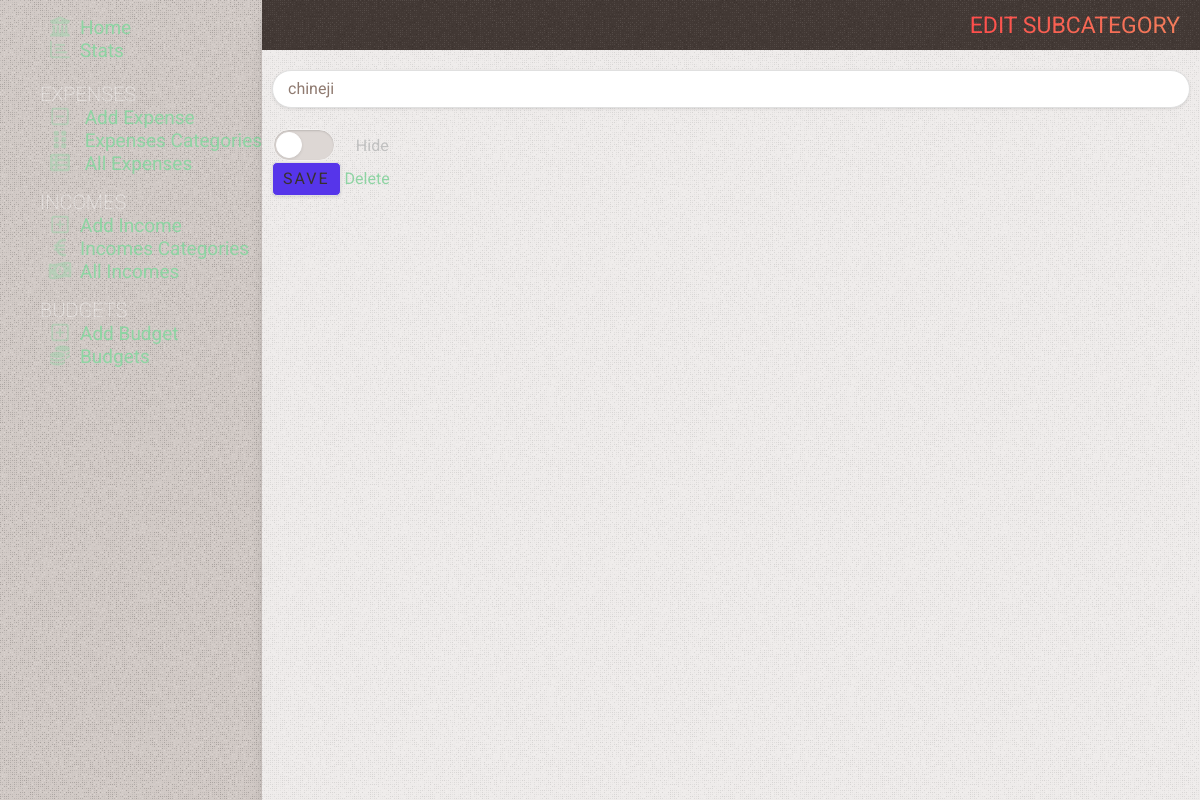
The app's page /edit-subcategory/21, older data.
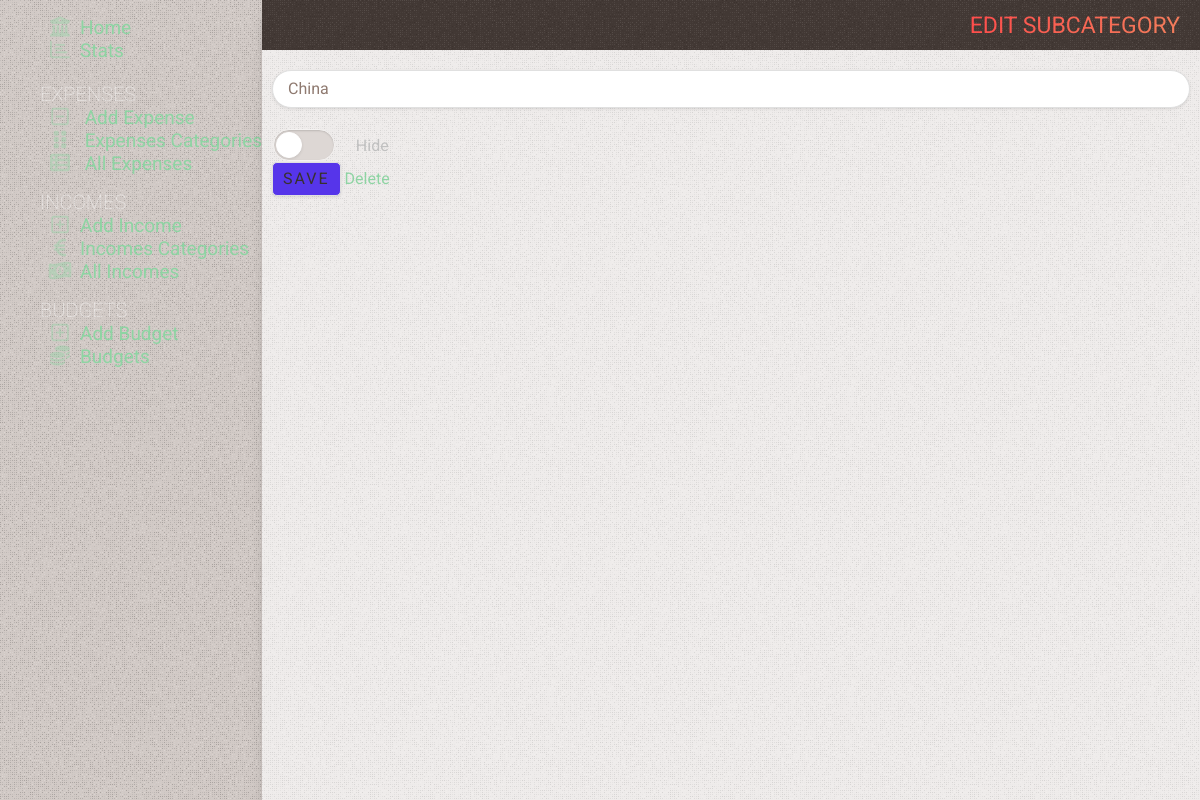
The same page, newer data.
### tables this page shows
CREATE TABLE subcategories
(
    id          INTEGER PRIMARY KEY AUTOINCREMENT,
    name        TEXT    NOT NULL,
    category_id INTEGER NOT NULL,
    state       TEXT DEFAULT false

);

### app.py (the view, shortened to what this page needs)
@app.route('/edit-subcategory/<int:id>', methods=('GET', 'POST'))
def edit_subcategory(id):
    subcategory = get_subcategory(id)
    conn = get_db_connection()
    return render_template('edit_subcategory.html', title='Edit Subcategory', gradient='text-gradient-red',
                           subcategory=subcategory)

### app.py (called while the page is built)
def get_db_connection():
    conn = sqlite3.connect('static/database.db')
    conn.row_factory = sqlite3.Row
    return conn

def get_subcategory(subcategory_id):
    conn = get_db_connection()
    subcategory = conn.execute('SELECT * FROM subcategories WHERE id = ?', (subcategory_id,)).fetchone()
    conn.close()
    if subcategory is None:
        abort(404)
    return subcategory

### templates/edit_subcategory.html (shortened to what this page needs)
{% extends 'base.html' %} {% block content %}
	<div class="page_title {{ gradient }}" >
		<span >{% block title %} {{ title }} {% endblock %}</span >
	</div >
	<div class="content" >
		<form method="post" >
			<input type="text" autofocus name="subcategory" placeholder="Subcategory Name" class="form-control"
						 value="{{ request.form['name'] or subcategory['name'] }}" />
			<div class="mt-20 flex gap-20 items-center" >
				<div class="switch switch-big" >
					<label for="hide_subcategory" ></label >
				</div >
				Hide
			</div >
			<button type="submit" class="send-button" name="subcat" >Save</button >
			<a href="/subcategory-delete/{{ subcategory['id'] }}" >Delete</a >
		</form >
	</div >
{% endblock %}

Row changes from the older to the newer data that the page shows:
changed subcategories: subcategory "chineji" → "China"
